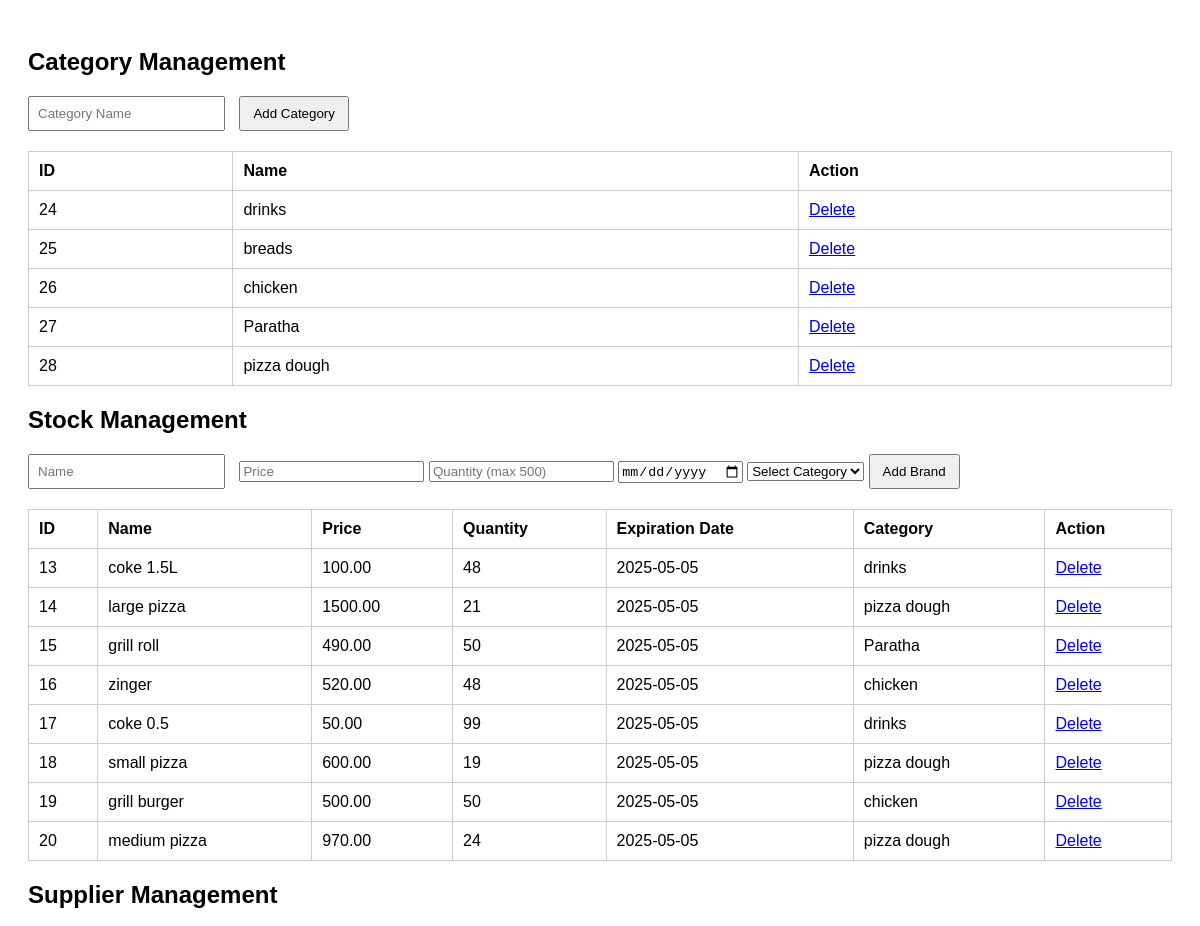
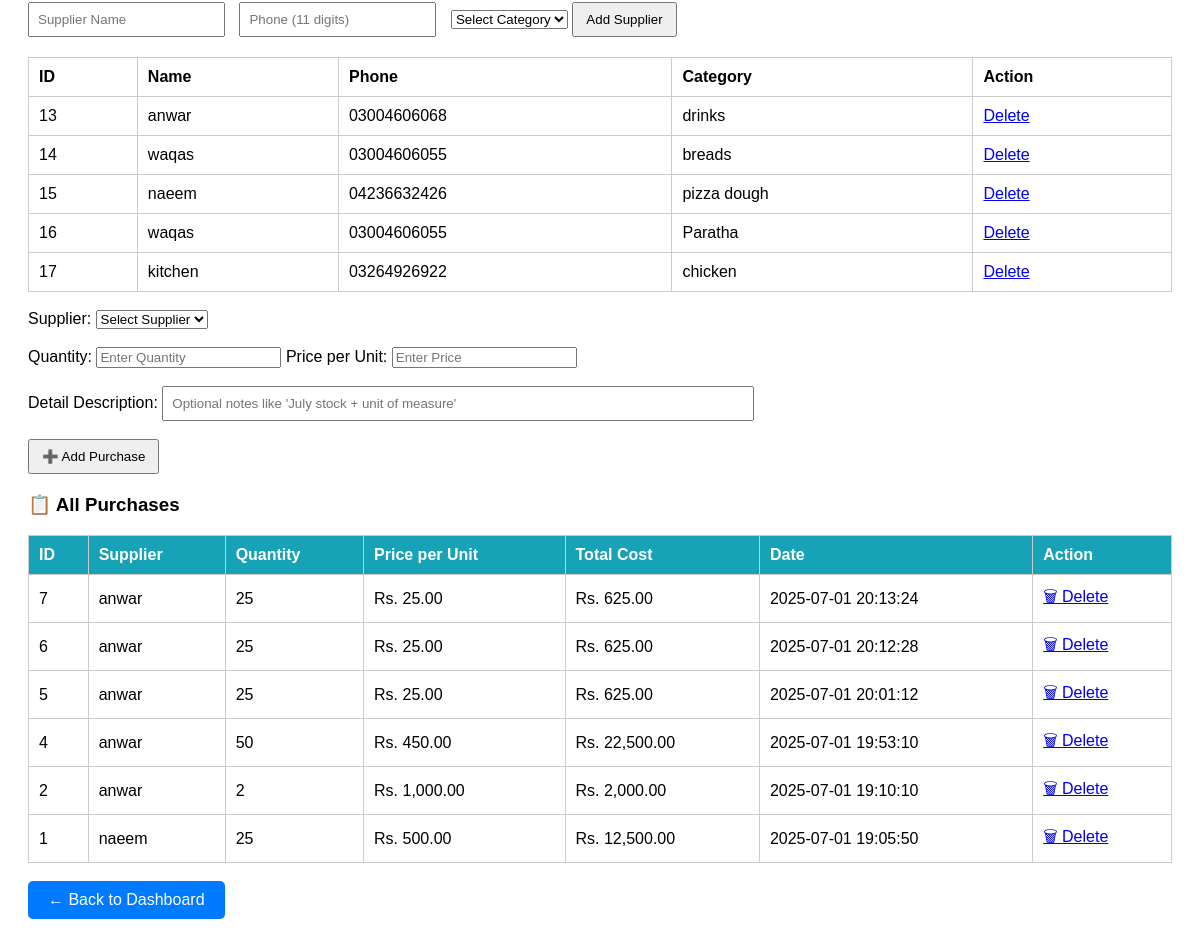
/pages/manage.php, run on the app's committed database (2 pictures, top to bottom).
### tables this page shows
CREATE TABLE `categories` (
  `id` int(11) NOT NULL,
  `name` varchar(100) NOT NULL
);

CREATE TABLE `brands` (
  `id` int(11) NOT NULL,
  `name` varchar(100) NOT NULL,
  `price` decimal(10,2) DEFAULT NULL,
  `expiration_date` date DEFAULT NULL,
  `quantity` int(11) DEFAULT NULL,
  `category_id` int(11) NOT NULL
);

CREATE TABLE `suppliers` (
  `id` int(11) NOT NULL,
  `name` varchar(100) NOT NULL,
  `phone` varchar(20) NOT NULL,
  `category_id` int(11) NOT NULL
);

CREATE TABLE `purchases` (
  `id` int(11) NOT NULL,
  `supplier_id` int(11) NOT NULL,
  `quantity` int(11) NOT NULL,
  `price_per_unit` decimal(10,2) NOT NULL,
  `purchase_date` datetime DEFAULT current_timestamp()
);

### classes/Category.php (called while the page is built, shortened)
<?php
class Category {
    private $conn;
    public function __construct($db) {
        $this->conn = $db;
    }
    public function getAll() {
        return $this->conn->query("SELECT * FROM categories");
    }
}
?>

### classes/Brand.php (called while the page is built, shortened)
<?php
class Brand {
    private $conn;
    public function __construct($db) {
        $this->conn = $db;
    }
   public function getAll() {
    $query = "SELECT brands.*, categories.name AS category_name
              FROM brands
              JOIN categories ON brands.category_id = categories.id";
    return $this->conn->query($query);
}
}
?>

### classes/Supplier.php (called while the page is built, shortened)
<?php
class Supplier {
    private $conn;
    public function __construct($db) {
        $this->conn = $db;
    }
    public function getAll() {
        return $this->conn->query("
            SELECT s.id, s.name, s.phone, c.name AS category_name
            FROM suppliers s
            JOIN categories c ON s.category_id = c.id
        ");
    }
}

### pages/manage.php (the view, shortened to what this page needs)
<?php
require_once('../classes/Category.php');
require_once('../classes/Brand.php');
require_once('../classes/Supplier.php');
$db = new DB();
$conn = $db->connect();
$category = new Category($conn);
$brand = new Brand($conn);
$supplier = new Supplier($conn);
?>
<!DOCTYPE html>
<html>
<head>
    <link rel="stylesheet" href="../assets/style.css">
</head>
<body>
    <h2>Category Management</h2>
    <form method="post">
        <input type="text" name="category_name" placeholder="Category Name" required>
        <button type="submit">Add Category</button>
    </form>
    <table>
        <tr><th>ID</th><th>Name</th><th>Action</th></tr>
        <?php
        $result = $category->getAll();
        while ($row = $result->fetch_assoc()) {
            echo "<tr>
                <td>{$row['id']}</td>
                <td>{$row['name']}</td>
                <td><a href='manage.php?delete_category={$row['id']}'>Delete</a></td>
            </tr>";
        }
        ?>
    </table>
    <h2>Stock Management</h2>
    <form method="post">
        <input type="text" name="brand_name" placeholder="Name" required>
        <input type="number" step="0.01" name="brand_price" placeholder="Price" required>
        <input type="number" name="brand_quantity" placeholder="Quantity (max 500)" required>
        <input type="date" name="brand_expiration" required>
        <select name="brand_category" required>
            <option value="">Select Category</option>
        </select>
        <button type="submit" name="add_brand">Add Brand</button>
    </form>
    <table>
        <tr>
            <th>ID</th>
            <th>Name</th>
            <th>Price</th>
            <th>Quantity</th>
            <th>Expiration Date</th>
            <th>Category</th>
            <th>Action</th>
        </tr>
        <?php
        $result = $brand->getAll();
        while ($row = $result->fetch_assoc()) {
            echo "<tr>
                <td>{$row['id']}</td>
                <td>{$row['name']}</td>
                <td>{$row['price']}</td>
                <td>{$row['quantity']}</td>
                <td>{$row['expiration_date']}</td>
                <td>{$row['category_name']}</td>
                <td><a href='manage.php?delete_brand={$row['id']}'>Delete</a></td>
            </tr>";
        }
        ?>
    </table>
        <h2>Supplier Management</h2>
<form method="post">
    <input type="text" name="supplier_name" placeholder="Supplier Name" required>
    <input type="text" name="supplier_phone" placeholder="Phone (11 digits)" required
       pattern="\d{11}" title="Phone must be exactly 11 digits">
    <select name="supplier_category" required>
        <option value="">Select Category</option>
    </select>
    <button type="submit" name="add_supplier">Add Supplier</button>
</form>
<table>
    <tr>
        <th>ID</th>
        <th>Name</th>
        <th>Phone</th>
        <th>Category</th>
        <th>Action</th>
    </tr>
    <?php
    $result = $supplier->getAll();
    while ($row = $result->fetch_assoc()) {
        echo "<tr>
            <td>{$row['id']}</td>
            <td>{$row['name']}</td>
            <td>{$row['phone']}</td>
            <td>{$row['category_name']}</td>
            <td><a href='manage.php?delete_supplier={$row['id']}'>Delete</a></td>
        </tr>";
    }
    ?>
</table>
<br>
<form method="post" style="margin-bottom: 20px;">
    <label for="supplier_id">Supplier:</label>
    <select name="supplier_id" required>
        <option value="">Select Supplier</option>
    </select>
    <br><br>
    <label for="quantity">Quantity:</label>
    <input type="number" name="quantity" required min="1" placeholder="Enter Quantity">
    <label for="price_per_unit">Price per Unit:</label>
    <input type="number" name="price_per_unit" required step="0.01" min="0" placeholder="Enter Price">
     <br><br>
    <label for="detail_description">Detail Description:</label>
    <input type="text" name="detail_description" placeholder="Optional notes like 'July stock + unit of measure'" style="width: 50%;">
    <br><br>
    <button type="submit" name="add_purchase">➕ Add Purchase</button>
</form>
<h3>📋 All Purchases</h3>
<table border="1" cellpadding="8" cellspacing="0">
    <thead style="background-color: #17a2b8; color: white;">
        <tr>
            <th>ID</th>
            <th>Supplier</th>
            <th>Quantity</th>
            <th>Price per Unit</th>
            <th>Total Cost</th>
            <th>Date</th>
            <th>Action</th>
        </tr>
    </thead>
    <tbody>
        <?php
        $result = $conn->query("
            SELECT p.id, s.name AS supplier_name, p.quantity, p.price_per_unit, p.purchase_date
            FROM purchases p
            JOIN suppliers s ON p.supplier_id = s.id
            ORDER BY p.purchase_date DESC
        ");
        if ($result && $result->num_rows > 0) {
            while ($row = $result->fetch_assoc()) {
                $total_cost = $row['quantity'] * $row['price_per_unit'];
                echo "<tr>
                    <td>{$row['id']}</td>
                    <td>{$row['supplier_name']}</td>
                    <td>{$row['quantity']}</td>
                    <td>Rs. " . number_format($row['price_per_unit'], 2) . "</td>
                    <td>Rs. " . number_format($total_cost, 2) . "</td>
                    <td>{$row['purchase_date']}</td>
                    <td><a href='manage.php?delete_purchase={$row['id']}' onclick=\"return confirm('Are you sure?')\">🗑 Delete</a></td>
                </tr>";
            }
        } else {
            echo "<tr><td colspan='7'>No purchases found.</td></tr>";
        }
        ?>
    </tbody>
</table>
<br>
<a href="dashboard.php" style="display:inline-block; margin-bottom:20px; padding:10px 20px; background-color:#007bff; color:white; text-decoration:none; border-radius:5px;">
    ← Back to Dashboard
</a>
</body>
</html>

### assets/style.css (style rules this page uses)
body { font-family: Arial, sans-serif; padding: 20px; }
form { margin-bottom: 20px; }
input[type="text"] { padding: 8px; margin-right: 10px; }
button { padding: 8px 12px; }
table { width: 100%; border-collapse: collapse; }
th, td { padding: 10px; border: 1px solid #ccc; text-align: left; }

### data on the page
categories: id "24", name "drinks"
categories: id "25", name "breads"
categories: id "26", name "chicken"
categories: id "27", name "Paratha"
categories: id "28", name "pizza dough"
brands: id "13", name "coke 1.5L", price "100.00", quantity "48", expiration_date "2025-05-05", category.name "drinks"
brands: id "14", name "large pizza", price "1500.00", quantity "21", expiration_date "2025-05-05", category.name "pizza dough"
brands: id "15", name "grill roll", price "490.00", quantity "50", expiration_date "2025-05-05", category.name "Paratha"
brands: id "16", name "zinger", price "520.00", quantity "48", expiration_date "2025-05-05", category.name "chicken"
brands: id "17", name "coke 0.5", price "50.00", quantity "99", expiration_date "2025-05-05", category.name "drinks"
brands: id "18", name "small pizza", price "600.00", quantity "19", expiration_date "2025-05-05", category.name "pizza dough"
brands: id "19", name "grill burger", price "500.00", quantity "50", expiration_date "2025-05-05", category.name "chicken"
brands: id "20", name "medium pizza", price "970.00", quantity "24", expiration_date "2025-05-05", category.name "pizza dough"
suppliers: id "13", name "anwar", phone "03004606068", category.name "drinks"
suppliers: id "14", name "waqas", phone "03004606055", category.name "breads"
suppliers: id "15", name "naeem", phone "04236632426", category.name "pizza dough"
suppliers: id "16", name "waqas", phone "03004606055", category.name "Paratha"
suppliers: id "17", name "kitchen", phone "03264926922", category.name "chicken"
purchases: id "7", supplier.name "anwar", quantity "25", price_per_unit "25.00", total_cost "625.00", purchase_date "2025-07-01 20:13:24"
purchases: id "6", supplier.name "anwar", quantity "25", price_per_unit "25.00", total_cost "625.00", purchase_date "2025-07-01 20:12:28"
purchases: id "5", supplier.name "anwar", quantity "25", price_per_unit "25.00", total_cost "625.00", purchase_date "2025-07-01 20:01:12"
purchases: id "4", supplier.name "anwar", quantity "50", price_per_unit "450.00", total_cost "22,500.00", purchase_date "2025-07-01 19:53:10"
purchases: id "2", supplier.name "anwar", quantity "2", price_per_unit "1,000.00", total_cost "2,000.00", purchase_date "2025-07-01 19:10:10"
purchases: id "1", supplier.name "naeem", quantity "25", price_per_unit "500.00", total_cost "12,500.00", purchase_date "2025-07-01 19:05:50"
